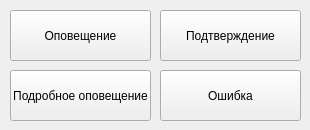
<?xml version="1.0" encoding="UTF-8"?>
<ui version="4.0">
 <class>MainWindow</class>
 <widget class="QMainWindow" name="MainWindow">
  <property name="geometry">
   <rect>
    <x>0</x>
    <y>0</y>
    <width>310</width>
    <height>130</height>
   </rect>
  </property>
  <property name="minimumSize">
   <size>
    <width>310</width>
    <height>130</height>
   </size>
  </property>
  <property name="maximumSize">
   <size>
    <width>310</width>
    <height>130</height>
   </size>
  </property>
  <property name="windowTitle">
   <string>MainWindow</string>
  </property>
  <widget class="QWidget" name="centralwidget">
   <widget class="QPushButton" name="pushButton">
    <property name="geometry">
     <rect>
      <x>10</x>
      <y>10</y>
      <width>141</width>
      <height>51</height>
     </rect>
    </property>
    <property name="text">
     <string>Оповещение</string>
    </property>
   </widget>
   <widget class="QPushButton" name="pushButton_2">
    <property name="geometry">
     <rect>
      <x>160</x>
      <y>10</y>
      <width>141</width>
      <height>51</height>
     </rect>
    </property>
    <property name="text">
     <string>Подтверждение</string>
    </property>
   </widget>
   <widget class="QPushButton" name="pushButton_3">
    <property name="geometry">
     <rect>
      <x>10</x>
      <y>70</y>
      <width>141</width>
      <height>51</height>
     </rect>
    </property>
    <property name="text">
     <string>Подробное оповещение</string>
    </property>
   </widget>
   <widget class="QPushButton" name="pushButton_4">
    <property name="geometry">
     <rect>
      <x>160</x>
      <y>70</y>
      <width>141</width>
      <height>51</height>
     </rect>
    </property>
    <property name="text">
     <string>Ошибка</string>
    </property>
   </widget>
  </widget>
 </widget>
 <resources/>
 <connections/>
</ui>
